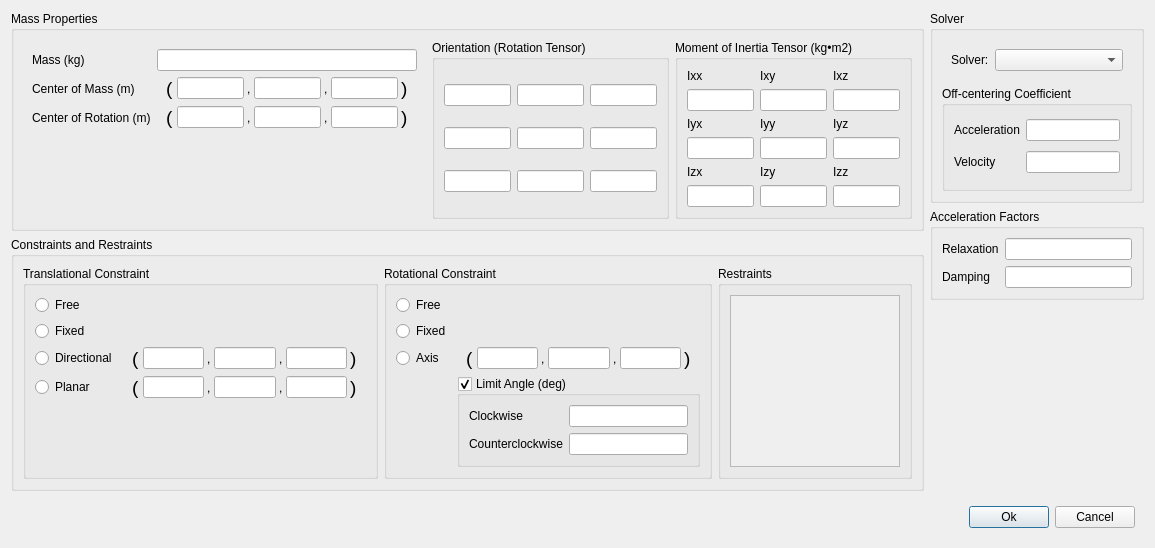
<?xml version="1.0" encoding="UTF-8"?>
<ui version="4.0">
 <class>Dialog</class>
 <widget class="QDialog" name="Dialog">
  <property name="geometry">
   <rect>
    <x>0</x>
    <y>0</y>
    <width>1155</width>
    <height>548</height>
   </rect>
  </property>
  <property name="windowTitle">
   <string>Dialog</string>
  </property>
  <layout class="QVBoxLayout" name="verticalLayout" stretch="0,0,0">
   <item>
    <widget class="QWidget" name="widget_12" native="true">
     <layout class="QHBoxLayout" name="horizontalLayout_8">
      <property name="leftMargin">
       <number>0</number>
      </property>
      <property name="topMargin">
       <number>0</number>
      </property>
      <property name="rightMargin">
       <number>0</number>
      </property>
      <property name="bottomMargin">
       <number>0</number>
      </property>
      <item>
       <widget class="QWidget" name="widget_13" native="true">
        <layout class="QVBoxLayout" name="verticalLayout_7">
         <property name="leftMargin">
          <number>0</number>
         </property>
         <property name="topMargin">
          <number>0</number>
         </property>
         <property name="rightMargin">
          <number>0</number>
         </property>
         <property name="bottomMargin">
          <number>0</number>
         </property>
         <item>
          <widget class="QGroupBox" name="groupBox">
           <property name="title">
            <string>Mass Properties</string>
           </property>
           <layout class="QHBoxLayout" name="horizontalLayout">
            <item>
             <widget class="QWidget" name="widget_8" native="true">
              <layout class="QGridLayout" name="gridLayout_11">
               <item row="1" column="0">
                <widget class="QLabel" name="label_42">
                 <property name="text">
                  <string>Center of Mass (m)</string>
                 </property>
                </widget>
               </item>
               <item row="0" column="0">
                <widget class="QLabel" name="label">
                 <property name="text">
                  <string>Mass (kg)</string>
                 </property>
                </widget>
               </item>
               <item row="0" column="1">
                <widget class="QLineEdit" name="lineEdit"/>
               </item>
               <item row="2" column="1">
                <widget class="QWidget" name="widget_3" native="true">
                 <layout class="QHBoxLayout" name="horizontalLayout_2">
                  <property name="spacing">
                   <number>3</number>
                  </property>
                  <property name="topMargin">
                   <number>0</number>
                  </property>
                  <property name="bottomMargin">
                   <number>0</number>
                  </property>
                  <item>
                   <widget class="QLabel" name="label_9">
                    <property name="font">
                     <font>
                      <pointsize>14</pointsize>
                     </font>
                    </property>
                    <property name="text">
                     <string>(</string>
                    </property>
                   </widget>
                  </item>
                  <item>
                   <widget class="QLineEdit" name="lineEdit_14">
                    <property name="text">
                     <string/>
                    </property>
                   </widget>
                  </item>
                  <item>
                   <widget class="QLabel" name="label_10">
                    <property name="text">
                     <string>,</string>
                    </property>
                   </widget>
                  </item>
                  <item>
                   <widget class="QLineEdit" name="lineEdit_15"/>
                  </item>
                  <item>
                   <widget class="QLabel" name="label_11">
                    <property name="text">
                     <string>,</string>
                    </property>
                   </widget>
                  </item>
                  <item>
                   <widget class="QLineEdit" name="lineEdit_16"/>
                  </item>
                  <item>
                   <widget class="QLabel" name="label_12">
                    <property name="font">
                     <font>
                      <pointsize>14</pointsize>
                     </font>
                    </property>
                    <property name="text">
                     <string>)</string>
                    </property>
                   </widget>
                  </item>
                 </layout>
                </widget>
               </item>
               <item row="2" column="0">
                <widget class="QLabel" name="label_8">
                 <property name="text">
                  <string>Center of Rotation (m)</string>
                 </property>
                </widget>
               </item>
               <item row="1" column="1">
                <widget class="QWidget" name="widget_9" native="true">
                 <layout class="QHBoxLayout" name="horizontalLayout_9">
                  <property name="spacing">
                   <number>3</number>
                  </property>
                  <property name="topMargin">
                   <number>0</number>
                  </property>
                  <property name="bottomMargin">
                   <number>0</number>
                  </property>
                  <item>
                   <widget class="QLabel" name="label_43">
                    <property name="font">
                     <font>
                      <pointsize>14</pointsize>
                     </font>
                    </property>
                    <property name="text">
                     <string>(</string>
                    </property>
                   </widget>
                  </item>
                  <item>
                   <widget class="QLineEdit" name="lineEdit_43"/>
                  </item>
                  <item>
                   <widget class="QLabel" name="label_44">
                    <property name="text">
                     <string>,</string>
                    </property>
                   </widget>
                  </item>
                  <item>
                   <widget class="QLineEdit" name="lineEdit_44"/>
                  </item>
                  <item>
                   <widget class="QLabel" name="label_45">
                    <property name="text">
                     <string>,</string>
                    </property>
                   </widget>
                  </item>
                  <item>
                   <widget class="QLineEdit" name="lineEdit_45"/>
                  </item>
                  <item>
                   <widget class="QLabel" name="label_46">
                    <property name="font">
                     <font>
                      <pointsize>14</pointsize>
                     </font>
                    </property>
                    <property name="text">
                     <string>)</string>
                    </property>
                   </widget>
                  </item>
                 </layout>
                </widget>
               </item>
               <item row="3" column="0">
                <spacer name="verticalSpacer_6">
                 <property name="orientation">
                  <enum>Qt::Vertical</enum>
                 </property>
                 <property name="sizeHint" stdset="0">
                  <size>
                   <width>20</width>
                   <height>40</height>
                  </size>
                 </property>
                </spacer>
               </item>
              </layout>
             </widget>
            </item>
            <item>
             <widget class="QGroupBox" name="groupBox_2">
              <property name="title">
               <string>Orientation (Rotation Tensor)</string>
              </property>
              <layout class="QGridLayout" name="gridLayout_2" rowstretch="0,0,0" columnstretch="0,0,0">
               <item row="2" column="1">
                <widget class="QLineEdit" name="lineEdit_5"/>
               </item>
               <item row="1" column="0">
                <widget class="QLineEdit" name="lineEdit_10"/>
               </item>
               <item row="1" column="2">
                <widget class="QLineEdit" name="lineEdit_6"/>
               </item>
               <item row="2" column="2">
                <widget class="QLineEdit" name="lineEdit_12"/>
               </item>
               <item row="1" column="1">
                <widget class="QLineEdit" name="lineEdit_7"/>
               </item>
               <item row="0" column="1">
                <widget class="QLineEdit" name="lineEdit_9"/>
               </item>
               <item row="0" column="2">
                <widget class="QLineEdit" name="lineEdit_11"/>
               </item>
               <item row="2" column="0">
                <widget class="QLineEdit" name="lineEdit_8"/>
               </item>
               <item row="0" column="0">
                <widget class="QLineEdit" name="lineEdit_13"/>
               </item>
              </layout>
             </widget>
            </item>
            <item>
             <widget class="QGroupBox" name="groupBox_6">
              <property name="title">
               <string>Moment of Inertia Tensor (kg•m2)</string>
              </property>
              <layout class="QGridLayout" name="gridLayout_6">
               <item row="5" column="2">
                <widget class="QLineEdit" name="lineEdit_36"/>
               </item>
               <item row="2" column="0">
                <widget class="QLabel" name="label_29">
                 <property name="text">
                  <string>Iyx</string>
                 </property>
                </widget>
               </item>
               <item row="0" column="1">
                <widget class="QLabel" name="label_27">
                 <property name="text">
                  <string>Ixy</string>
                 </property>
                </widget>
               </item>
               <item row="5" column="0">
                <widget class="QLineEdit" name="lineEdit_34"/>
               </item>
               <item row="4" column="1">
                <widget class="QLabel" name="label_33">
                 <property name="text">
                  <string>Izy</string>
                 </property>
                </widget>
               </item>
               <item row="2" column="1">
                <widget class="QLabel" name="label_30">
                 <property name="text">
                  <string>Iyy</string>
                 </property>
                </widget>
               </item>
               <item row="0" column="0">
                <widget class="QLabel" name="label_26">
                 <property name="text">
                  <string>Ixx</string>
                 </property>
                </widget>
               </item>
               <item row="1" column="2">
                <widget class="QLineEdit" name="lineEdit_30"/>
               </item>
               <item row="5" column="1">
                <widget class="QLineEdit" name="lineEdit_35"/>
               </item>
               <item row="3" column="2">
                <widget class="QLineEdit" name="lineEdit_33"/>
               </item>
               <item row="1" column="0">
                <widget class="QLineEdit" name="lineEdit_28"/>
               </item>
               <item row="0" column="2">
                <widget class="QLabel" name="label_28">
                 <property name="text">
                  <string>Ixz</string>
                 </property>
                </widget>
               </item>
               <item row="1" column="1">
                <widget class="QLineEdit" name="lineEdit_29"/>
               </item>
               <item row="3" column="0">
                <widget class="QLineEdit" name="lineEdit_31"/>
               </item>
               <item row="2" column="2">
                <widget class="QLabel" name="label_31">
                 <property name="text">
                  <string>Iyz</string>
                 </property>
                </widget>
               </item>
               <item row="3" column="1">
                <widget class="QLineEdit" name="lineEdit_32"/>
               </item>
               <item row="4" column="0">
                <widget class="QLabel" name="label_32">
                 <property name="text">
                  <string>Izx</string>
                 </property>
                </widget>
               </item>
               <item row="4" column="2">
                <widget class="QLabel" name="label_34">
                 <property name="text">
                  <string>Izz</string>
                 </property>
                </widget>
               </item>
               <item row="6" column="0">
                <spacer name="verticalSpacer_7">
                 <property name="orientation">
                  <enum>Qt::Vertical</enum>
                 </property>
                 <property name="sizeHint" stdset="0">
                  <size>
                   <width>20</width>
                   <height>40</height>
                  </size>
                 </property>
                </spacer>
               </item>
              </layout>
             </widget>
            </item>
           </layout>
          </widget>
         </item>
         <item>
          <widget class="QGroupBox" name="groupBox_12">
           <property name="title">
            <string>Constraints and Restraints</string>
           </property>
           <layout class="QHBoxLayout" name="horizontalLayout_3">
            <item>
             <widget class="QGroupBox" name="groupBox_3">
              <property name="title">
               <string>Translational Constraint</string>
              </property>
              <layout class="QGridLayout" name="gridLayout_3">
               <item row="2" column="0">
                <widget class="QRadioButton" name="radioButton_3">
                 <property name="text">
                  <string>Directional</string>
                 </property>
                </widget>
               </item>
               <item row="0" column="0">
                <widget class="QRadioButton" name="radioButton">
                 <property name="text">
                  <string>Free</string>
                 </property>
                </widget>
               </item>
               <item row="3" column="1">
                <widget class="QWidget" name="widget_5" native="true">
                 <layout class="QHBoxLayout" name="horizontalLayout_5">
                  <property name="spacing">
                   <number>3</number>
                  </property>
                  <property name="topMargin">
                   <number>0</number>
                  </property>
                  <property name="bottomMargin">
                   <number>0</number>
                  </property>
                  <item>
                   <widget class="QLabel" name="label_16">
                    <property name="font">
                     <font>
                      <pointsize>14</pointsize>
                     </font>
                    </property>
                    <property name="text">
                     <string>(</string>
                    </property>
                   </widget>
                  </item>
                  <item>
                   <widget class="QLineEdit" name="lineEdit_20">
                    <property name="text">
                     <string/>
                    </property>
                   </widget>
                  </item>
                  <item>
                   <widget class="QLabel" name="label_17">
                    <property name="text">
                     <string>,</string>
                    </property>
                   </widget>
                  </item>
                  <item>
                   <widget class="QLineEdit" name="lineEdit_21"/>
                  </item>
                  <item>
                   <widget class="QLabel" name="label_18">
                    <property name="text">
                     <string>,</string>
                    </property>
                   </widget>
                  </item>
                  <item>
                   <widget class="QLineEdit" name="lineEdit_22"/>
                  </item>
                  <item>
                   <widget class="QLabel" name="label_19">
                    <property name="font">
                     <font>
                      <pointsize>14</pointsize>
                     </font>
                    </property>
                    <property name="text">
                     <string>)</string>
                    </property>
                   </widget>
                  </item>
                 </layout>
                </widget>
               </item>
               <item row="1" column="0">
                <widget class="QRadioButton" name="radioButton_2">
                 <property name="text">
                  <string>Fixed</string>
                 </property>
                </widget>
               </item>
               <item row="3" column="0">
                <widget class="QRadioButton" name="radioButton_4">
                 <property name="text">
                  <string>Planar</string>
                 </property>
                </widget>
               </item>
               <item row="2" column="1">
                <widget class="QWidget" name="widget_2" native="true">
                 <property name="enabled">
                  <bool>true</bool>
                 </property>
                 <property name="sizePolicy">
                  <sizepolicy hsizetype="Preferred" vsizetype="Preferred">
                   <horstretch>0</horstretch>
                   <verstretch>0</verstretch>
                  </sizepolicy>
                 </property>
                 <layout class="QHBoxLayout" name="horizontalLayout_4">
                  <property name="spacing">
                   <number>3</number>
                  </property>
                  <property name="topMargin">
                   <number>0</number>
                  </property>
                  <property name="bottomMargin">
                   <number>0</number>
                  </property>
                  <item>
                   <widget class="QLabel" name="label_7">
                    <property name="font">
                     <font>
                      <pointsize>14</pointsize>
                     </font>
                    </property>
                    <property name="text">
                     <string>(</string>
                    </property>
                   </widget>
                  </item>
                  <item>
                   <widget class="QLineEdit" name="lineEdit_17">
                    <property name="text">
                     <string/>
                    </property>
                   </widget>
                  </item>
                  <item>
                   <widget class="QLabel" name="label_13">
                    <property name="text">
                     <string>,</string>
                    </property>
                   </widget>
                  </item>
                  <item>
                   <widget class="QLineEdit" name="lineEdit_18"/>
                  </item>
                  <item>
                   <widget class="QLabel" name="label_14">
                    <property name="text">
                     <string>,</string>
                    </property>
                   </widget>
                  </item>
                  <item>
                   <widget class="QLineEdit" name="lineEdit_19"/>
                  </item>
                  <item>
                   <widget class="QLabel" name="label_15">
                    <property name="font">
                     <font>
                      <pointsize>14</pointsize>
                     </font>
                    </property>
                    <property name="text">
                     <string>)</string>
                    </property>
                   </widget>
                  </item>
                 </layout>
                </widget>
               </item>
               <item row="4" column="0">
                <spacer name="verticalSpacer_2">
                 <property name="orientation">
                  <enum>Qt::Vertical</enum>
                 </property>
                 <property name="sizeHint" stdset="0">
                  <size>
                   <width>20</width>
                   <height>40</height>
                  </size>
                 </property>
                </spacer>
               </item>
              </layout>
             </widget>
            </item>
            <item>
             <widget class="QGroupBox" name="groupBox_4">
              <property name="title">
               <string>Rotational Constraint</string>
              </property>
              <layout class="QGridLayout" name="gridLayout_4">
               <item row="3" column="1">
                <widget class="QGroupBox" name="groupBox_5">
                 <property name="title">
                  <string>Limit Angle (deg)</string>
                 </property>
                 <property name="checkable">
                  <bool>true</bool>
                 </property>
                 <layout class="QGridLayout" name="gridLayout_5">
                  <item row="0" column="0">
                   <widget class="QLabel" name="label_25">
                    <property name="text">
                     <string>Clockwise</string>
                    </property>
                   </widget>
                  </item>
                  <item row="0" column="1">
                   <widget class="QLineEdit" name="lineEdit_27"/>
                  </item>
                  <item row="1" column="0">
                   <widget class="QLabel" name="label_24">
                    <property name="text">
                     <string>Counterclockwise</string>
                    </property>
                   </widget>
                  </item>
                  <item row="1" column="1">
                   <widget class="QLineEdit" name="lineEdit_26"/>
                  </item>
                 </layout>
                </widget>
               </item>
               <item row="2" column="0">
                <widget class="QRadioButton" name="radioButton_7">
                 <property name="text">
                  <string>Axis</string>
                 </property>
                </widget>
               </item>
               <item row="1" column="0">
                <widget class="QRadioButton" name="radioButton_6">
                 <property name="text">
                  <string>Fixed</string>
                 </property>
                </widget>
               </item>
               <item row="0" column="0">
                <widget class="QRadioButton" name="radioButton_5">
                 <property name="text">
                  <string>Free</string>
                 </property>
                </widget>
               </item>
               <item row="2" column="1">
                <widget class="QWidget" name="widget_6" native="true">
                 <property name="sizePolicy">
                  <sizepolicy hsizetype="Preferred" vsizetype="Preferred">
                   <horstretch>0</horstretch>
                   <verstretch>0</verstretch>
                  </sizepolicy>
                 </property>
                 <layout class="QHBoxLayout" name="horizontalLayout_6">
                  <property name="spacing">
                   <number>3</number>
                  </property>
                  <property name="topMargin">
                   <number>0</number>
                  </property>
                  <property name="bottomMargin">
                   <number>0</number>
                  </property>
                  <item>
                   <widget class="QLabel" name="label_20">
                    <property name="font">
                     <font>
                      <pointsize>14</pointsize>
                     </font>
                    </property>
                    <property name="text">
                     <string>(</string>
                    </property>
                   </widget>
                  </item>
                  <item>
                   <widget class="QLineEdit" name="lineEdit_23">
                    <property name="text">
                     <string/>
                    </property>
                   </widget>
                  </item>
                  <item>
                   <widget class="QLabel" name="label_21">
                    <property name="text">
                     <string>,</string>
                    </property>
                   </widget>
                  </item>
                  <item>
                   <widget class="QLineEdit" name="lineEdit_24"/>
                  </item>
                  <item>
                   <widget class="QLabel" name="label_22">
                    <property name="text">
                     <string>,</string>
                    </property>
                   </widget>
                  </item>
                  <item>
                   <widget class="QLineEdit" name="lineEdit_25"/>
                  </item>
                  <item>
                   <widget class="QLabel" name="label_23">
                    <property name="font">
                     <font>
                      <pointsize>14</pointsize>
                     </font>
                    </property>
                    <property name="text">
                     <string>)</string>
                    </property>
                   </widget>
                  </item>
                 </layout>
                </widget>
               </item>
               <item row="4" column="0">
                <spacer name="verticalSpacer_3">
                 <property name="orientation">
                  <enum>Qt::Vertical</enum>
                 </property>
                 <property name="sizeHint" stdset="0">
                  <size>
                   <width>20</width>
                   <height>40</height>
                  </size>
                 </property>
                </spacer>
               </item>
              </layout>
             </widget>
            </item>
            <item>
             <widget class="QGroupBox" name="groupBox_11">
              <property name="title">
               <string>Restraints</string>
              </property>
              <layout class="QVBoxLayout" name="verticalLayout_4">
               <item>
                <widget class="QScrollArea" name="scrollArea">
                 <property name="minimumSize">
                  <size>
                   <width>170</width>
                   <height>0</height>
                  </size>
                 </property>
                 <property name="widgetResizable">
                  <bool>true</bool>
                 </property>
                 <widget class="QWidget" name="scrollAreaWidgetContents">
                  <property name="geometry">
                   <rect>
                    <x>0</x>
                    <y>0</y>
                    <width>168</width>
                    <height>174</height>
                   </rect>
                  </property>
                 </widget>
                </widget>
               </item>
              </layout>
             </widget>
            </item>
           </layout>
          </widget>
         </item>
        </layout>
       </widget>
      </item>
      <item>
       <widget class="QWidget" name="widget_14" native="true">
        <layout class="QVBoxLayout" name="verticalLayout_8">
         <property name="leftMargin">
          <number>0</number>
         </property>
         <property name="topMargin">
          <number>0</number>
         </property>
         <property name="rightMargin">
          <number>0</number>
         </property>
         <property name="bottomMargin">
          <number>0</number>
         </property>
         <item>
          <widget class="QGroupBox" name="groupBox_7">
           <property name="title">
            <string>Solver</string>
           </property>
           <layout class="QVBoxLayout" name="verticalLayout_2">
            <item>
             <widget class="QWidget" name="widget_7" native="true">
              <layout class="QHBoxLayout" name="horizontalLayout_7" stretch="0,1">
               <item>
                <widget class="QLabel" name="label_35">
                 <property name="text">
                  <string>Solver:</string>
                 </property>
                </widget>
               </item>
               <item>
                <widget class="QComboBox" name="comboBox"/>
               </item>
              </layout>
             </widget>
            </item>
            <item>
             <widget class="QStackedWidget" name="stackedWidget">
              <property name="currentIndex">
               <number>1</number>
              </property>
              <widget class="QWidget" name="page">
               <layout class="QVBoxLayout" name="verticalLayout_3">
                <property name="leftMargin">
                 <number>0</number>
                </property>
                <property name="topMargin">
                 <number>0</number>
                </property>
                <property name="rightMargin">
                 <number>0</number>
                </property>
                <property name="bottomMargin">
                 <number>0</number>
                </property>
                <item>
                 <widget class="QGroupBox" name="groupBox_8">
                  <property name="title">
                   <string>Integration Coefficient</string>
                  </property>
                  <layout class="QGridLayout" name="gridLayout_7">
                   <item row="0" column="0">
                    <widget class="QLabel" name="label_37">
                     <property name="text">
                      <string>For Velocity</string>
                     </property>
                    </widget>
                   </item>
                   <item row="0" column="1">
                    <widget class="QLineEdit" name="lineEdit_37"/>
                   </item>
                   <item row="1" column="0">
                    <widget class="QLabel" name="label_36">
                     <property name="text">
                      <string>For Position &amp; Orientation</string>
                     </property>
                    </widget>
                   </item>
                   <item row="1" column="1">
                    <widget class="QLineEdit" name="lineEdit_38"/>
                   </item>
                  </layout>
                 </widget>
                </item>
               </layout>
              </widget>
              <widget class="QWidget" name="page_2">
               <layout class="QVBoxLayout" name="verticalLayout_5">
                <property name="leftMargin">
                 <number>0</number>
                </property>
                <property name="topMargin">
                 <number>0</number>
                </property>
                <property name="rightMargin">
                 <number>0</number>
                </property>
                <property name="bottomMargin">
                 <number>0</number>
                </property>
                <item>
                 <widget class="QGroupBox" name="groupBox_9">
                  <property name="title">
                   <string>Off-centering Coefficient</string>
                  </property>
                  <layout class="QGridLayout" name="gridLayout_8">
                   <item row="0" column="0">
                    <widget class="QLabel" name="label_38">
                     <property name="text">
                      <string>Acceleration</string>
                     </property>
                    </widget>
                   </item>
                   <item row="1" column="1">
                    <widget class="QLineEdit" name="lineEdit_40"/>
                   </item>
                   <item row="0" column="1">
                    <widget class="QLineEdit" name="lineEdit_39"/>
                   </item>
                   <item row="1" column="0">
                    <widget class="QLabel" name="label_39">
                     <property name="text">
                      <string>Velocity</string>
                     </property>
                    </widget>
                   </item>
                  </layout>
                 </widget>
                </item>
               </layout>
              </widget>
              <widget class="QWidget" name="page_3"/>
             </widget>
            </item>
           </layout>
          </widget>
         </item>
         <item>
          <widget class="QGroupBox" name="groupBox_10">
           <property name="title">
            <string>Acceleration Factors</string>
           </property>
           <layout class="QGridLayout" name="gridLayout_10">
            <item row="1" column="1">
             <widget class="QLineEdit" name="lineEdit_42"/>
            </item>
            <item row="0" column="1">
             <widget class="QLineEdit" name="lineEdit_41"/>
            </item>
            <item row="0" column="0">
             <widget class="QLabel" name="label_40">
              <property name="text">
               <string>Relaxation</string>
              </property>
             </widget>
            </item>
            <item row="1" column="0">
             <widget class="QLabel" name="label_41">
              <property name="text">
               <string>Damping</string>
              </property>
             </widget>
            </item>
           </layout>
          </widget>
         </item>
         <item>
          <spacer name="verticalSpacer_5">
           <property name="orientation">
            <enum>Qt::Vertical</enum>
           </property>
           <property name="sizeHint" stdset="0">
            <size>
             <width>20</width>
             <height>40</height>
            </size>
           </property>
          </spacer>
         </item>
        </layout>
       </widget>
      </item>
     </layout>
    </widget>
   </item>
   <item>
    <spacer name="verticalSpacer">
     <property name="orientation">
      <enum>Qt::Vertical</enum>
     </property>
     <property name="sizeHint" stdset="0">
      <size>
       <width>20</width>
       <height>40</height>
      </size>
     </property>
    </spacer>
   </item>
   <item>
    <widget class="QWidget" name="widget_10" native="true">
     <layout class="QHBoxLayout" name="horizontalLayout_10">
      <item>
       <spacer name="horizontalSpacer_2">
        <property name="orientation">
         <enum>Qt::Horizontal</enum>
        </property>
        <property name="sizeHint" stdset="0">
         <size>
          <width>701</width>
          <height>20</height>
         </size>
        </property>
       </spacer>
      </item>
      <item>
       <widget class="QPushButton" name="pushButton">
        <property name="text">
         <string>Ok</string>
        </property>
       </widget>
      </item>
      <item>
       <widget class="QPushButton" name="pushButton_2">
        <property name="text">
         <string>Cancel</string>
        </property>
       </widget>
      </item>
     </layout>
    </widget>
   </item>
  </layout>
 </widget>
 <resources/>
 <connections/>
</ui>
